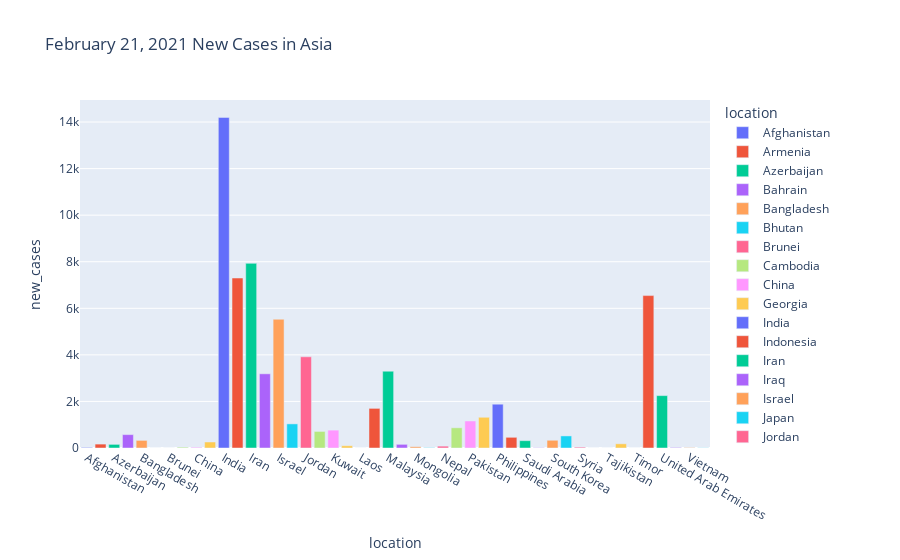

The notebook cell this image was saved under:
### Code cell
# Using plotly to display February, 21 2021 new cases in Asia
fig = px.bar(februaryAsia, x='location', y='new_cases', color='location', title='February 21, 2021 New Cases in Asia')
fig.show()

### Figure 1 — Plotly figure (JSON) as saved in the notebook; plotly's stock layout.template omitted (floating-point values rounded to 4 significant figures)
{"data": [{"alignmentgroup": "True", "hovertemplate": "location=%{x}<br>new_cases=%{y}<extra></extra>", "legendgroup": "Afghanistan", "marker": {"color": "#636efa"}, "name": "Afghanistan", "offsetgroup": "Afghanistan", "orientation": "v", "showlegend": true, "textposition": "auto", "type": "bar", "x": ["Afghanistan"], "xaxis": "x", "y": [24.0], "yaxis": "y"}, {"alignmentgroup": "True", "hovertemplate": "location=%{x}<br>new_cases=%{y}<extra></extra>", "legendgroup": "Armenia", "marker": {"color": "#EF553B"}, "name": "Armenia", "offsetgroup": "Armenia", "orientation": "v", "showlegend": true, "textposition": "auto", "type": "bar", "x": ["Armenia"], "xaxis": "x", "y": [168.0], "yaxis": "y"}, {"alignmentgroup": "True", "hovertemplate": "location=%{x}<br>new_cases=%{y}<extra></extra>", "legendgroup": "Azerbaijan", "marker": {"color": "#00cc96"}, "name": "Azerbaijan", "offsetgroup": "Azerbaijan", "orientation": "v", "showlegend": true, "textposition": "auto", "type": "bar", "x": ["Azerbaijan"], "xaxis": "x", "y": [156.0], "yaxis": "y"}, {"alignmentgroup": "True", "hovertemplate": "location=%{x}<br>new_cases=%{y}<extra></extra>", "legendgroup": "Bahrain", "marker": {"color": "#ab63fa"}, "name": "Bahrain", "offsetgroup": "Bahrain", "orientation": "v", "showlegend": true, "textposition": "auto", "type": "bar", "x": ["Bahrain"], "xaxis": "x", "y": [575.0], "yaxis": "y"}, {"alignmentgroup": "True", "hovertemplate": "location=%{x}<br>new_cases=%{y}<extra></extra>", "legendgroup": "Bangladesh", "marker": {"color": "#FFA15A"}, "name": "Bangladesh", "offsetgroup": "Bangladesh", "orientation": "v", "showlegend": true, "textposition": "auto", "type": "bar", "x": ["Bangladesh"], "xaxis": "x", "y": [327.0], "yaxis": "y"}, {"alignmentgroup": "True", "hovertemplate": "location=%{x}<br>new_cases=%{y}<extra></extra>", "legendgroup": "Bhutan", "marker": {"color": "#19d3f3"}, "name": "Bhutan", "offsetgroup": "Bhutan", "orientation": "v", "showlegend": true, "textposition": "auto", "type": "bar", "x": ["Bhutan"], "xaxis": "x", "y": [0.0], "yaxis": "y"}, {"alignmentgroup": "True", "hovertemplate": "location=%{x}<br>new_cases=%{y}<extra></extra>", "legendgroup": "Brunei", "marker": {"color": "#FF6692"}, "name": "Brunei", "offsetgroup": "Brunei", "orientation": "v", "showlegend": true, "textposition": "auto", "type": "bar", "x": ["Brunei"], "xaxis": "x", "y": [0.0], "yaxis": "y"}, {"alignmentgroup": "True", "hovertemplate": "location=%{x}<br>new_cases=%{y}<extra></extra>", "legendgroup": "Cambodia", "marker": {"color": "#B6E880"}, "name": "Cambodia", "offsetgroup": "Cambodia", "orientation": "v", "showlegend": true, "textposition": "auto", "type": "bar", "x": ["Cambodia"], "xaxis": "x", "y": [35.0], "yaxis": "y"}, {"alignmentgroup": "True", "hovertemplate": "location=%{x}<br>new_cases=%{y}<extra></extra>", "legendgroup": "China", "marker": {"color": "#FF97FF"}, "name": "China", "offsetgroup": "China", "orientation": "v", "showlegend": true, "textposition": "auto", "type": "bar", "x": ["China"], "xaxis": "x", "y": [31.0], "yaxis": "y"}, {"alignmentgroup": "True", "hovertemplate": "location=%{x}<br>new_cases=%{y}<extra></extra>", "legendgroup": "Georgia", "marker": {"color": "#FECB52"}, "name": "Georgia", "offsetgroup": "Georgia", "orientation": "v", "showlegend": true, "textposition": "auto", "type": "bar", "x": ["Georgia"], "xaxis": "x", "y": [258.0], "yaxis": "y"}, {"alignmentgroup": "True", "hovertemplate": "location=%{x}<br>new_cases=%{y}<extra></extra>", "legendgroup": "India", "marker": {"color": "#636efa"}, "name": "India", "offsetgroup": "India", "orientation": "v", "showlegend": true, "textposition": "auto", "type": "bar", "x": ["India"], "xaxis": "x", "y": [14200.0], "yaxis": "y"}, {"alignmentgroup": "True", "hovertemplate": "location=%{x}<br>new_cases=%{y}<extra></extra>", "legendgroup": "Indonesia", "marker": {"color": "#EF553B"}, "name": "Indonesia", "offsetgroup": "Indonesia", "orientation": "v", "showlegend": true, "textposition": "auto", "type": "bar", "x": ["Indonesia"], "xaxis": "x", "y": [7300.0], "yaxis": "y"}, {"alignmentgroup": "True", "hovertemplate": "location=%{x}<br>new_cases=%{y}<extra></extra>", "legendgroup": "Iran", "marker": {"color": "#00cc96"}, "name": "Iran", "offsetgroup": "Iran", "orientation": "v", "showlegend": true, "textposition": "auto", "type": "bar", "x": ["Iran"], "xaxis": "x", "y": [7931.0], "yaxis": "y"}, {"alignmentgroup": "True", "hovertemplate": "location=%{x}<br>new_cases=%{y}<extra></extra>", "legendgroup": "Iraq", "marker": {"color": "#ab63fa"}, "name": "Iraq", "offsetgroup": "Iraq", "orientation": "v", "showlegend": true, "textposition": "auto", "type": "bar", "x": ["Iraq"], "xaxis": "x", "y": [3187.0], "yaxis": "y"}, {"alignmentgroup": "True", "hovertemplate": "location=%{x}<br>new_cases=%{y}<extra></extra>", "legendgroup": "Israel", "marker": {"color": "#FFA15A"}, "name": "Israel", "offsetgroup": "Israel", "orientation": "v", "showlegend": true, "textposition": "auto", "type": "bar", "x": ["Israel"], "xaxis": "x", "y": [5530.0], "yaxis": "y"}, {"alignmentgroup": "True", "hovertemplate": "location=%{x}<br>new_cases=%{y}<extra></extra>", "legendgroup": "Japan", "marker": {"color": "#19d3f3"}, "name": "Japan", "offsetgroup": "Japan", "orientation": "v", "showlegend": true, "textposition": "auto", "type": "bar", "x": ["Japan"], "xaxis": "x", "y": [1036.0], "yaxis": "y"}, {"alignmentgroup": "True", "hovertemplate": "location=%{x}<br>new_cases=%{y}<extra></extra>", "legendgroup": "Jordan", "marker": {"color": "#FF6692"}, "name": "Jordan", "offsetgroup": "Jordan", "orientation": "v", "showlegend": true, "textposition": "auto", "type": "bar", "x": ["Jordan"], "xaxis": "x", "y": [3917.0], "yaxis": "y"}, {"alignmentgroup": "True", "hovertemplate": "location=%{x}<br>new_cases=%{y}<extra></extra>", "legendgroup": "Kazakhstan", "marker": {"color": "#B6E880"}, "name": "Kazakhstan", "offsetgroup": "Kazakhstan", "orientation": "v", "showlegend": true, "textposition": "auto", "type": "bar", "x": ["Kazakhstan"], "xaxis": "x", "y": [712.0], "yaxis": "y"}, {"alignmentgroup": "True", "hovertemplate": "location=%{x}<br>new_cases=%{y}<extra></extra>", "legendgroup": "Kuwait", "marker": {"color": "#FF97FF"}, "name": "Kuwait", "offsetgroup": "Kuwait", "orientation": "v", "showlegend": true, "textposition": "auto", "type": "bar", "x": ["Kuwait"], "xaxis": "x", "y": [768.0], "yaxis": "y"}, {"alignmentgroup": "True", "hovertemplate": "location=%{x}<br>new_cases=%{y}<extra></extra>", "legendgroup": "Kyrgyzstan", "marker": {"color": "#FECB52"}, "name": "Kyrgyzstan", "offsetgroup": "Kyrgyzstan", "orientation": "v", "showlegend": true, "textposition": "auto", "type": "bar", "x": ["Kyrgyzstan"], "xaxis": "x", "y": [98.0], "yaxis": "y"}, {"alignmentgroup": "True", "hovertemplate": "location=%{x}<br>new_cases=%{y}<extra></extra>", "legendgroup": "Laos", "marker": {"color": "#636efa"}, "name": "Laos", "offsetgroup": "Laos", "orientation": "v", "showlegend": true, "textposition": "auto", "type": "bar", "x": ["Laos"], "xaxis": "x", "y": [0.0], "yaxis": "y"}, {"alignmentgroup": "True", "hovertemplate": "location=%{x}<br>new_cases=%{y}<extra></extra>", "legendgroup": "Lebanon", "marker": {"color": "#EF553B"}, "name": "Lebanon", "offsetgroup": "Lebanon", "orientation": "v", "showlegend": true, "textposition": "auto", "type": "bar", "x": ["Lebanon"], "xaxis": "x", "y": [1702.0], "yaxis": "y"}, {"alignmentgroup": "True", "hovertemplate": "location=%{x}<br>new_cases=%{y}<extra></extra>", "legendgroup": "Malaysia", "marker": {"color": "#00cc96"}, "name": "Malaysia", "offsetgroup": "Malaysia", "orientation": "v", "showlegend": true, "textposition": "auto", "type": "bar", "x": ["Malaysia"], "xaxis": "x", "y": [3297.0], "yaxis": "y"}, {"alignmentgroup": "True", "hovertemplate": "location=%{x}<br>new_cases=%{y}<extra></extra>", "legendgroup": "Maldives", "marker": {"color": "#ab63fa"}, "name": "Maldives", "offsetgroup": "Maldives", "orientation": "v", "showlegend": true, "textposition": "auto", "type": "bar", "x": ["Maldives"], "xaxis": "x", "y": [157.0], "yaxis": "y"}, {"alignmentgroup": "True", "hovertemplate": "location=%{x}<br>new_cases=%{y}<extra></extra>", "legendgroup": "Mongolia", "marker": {"color": "#FFA15A"}, "name": "Mongolia", "offsetgroup": "Mongolia", "orientation": "v", "showlegend": true, "textposition": "auto", "type": "bar", "x": ["Mongolia"], "xaxis": "x", "y": [55.0], "yaxis": "y"}, {"alignmentgroup": "True", "hovertemplate": "location=%{x}<br>new_cases=%{y}<extra></extra>", "legendgroup": "Myanmar", "marker": {"color": "#19d3f3"}, "name": "Myanmar", "offsetgroup": "Myanmar", "orientation": "v", "showlegend": true, "textposition": "auto", "type": "bar", "x": ["Myanmar"], "xaxis": "x", "y": [15.0], "yaxis": "y"}, {"alignmentgroup": "True", "hovertemplate": "location=%{x}<br>new_cases=%{y}<extra></extra>", "legendgroup": "Nepal", "marker": {"color": "#FF6692"}, "name": "Nepal", "offsetgroup": "Nepal", "orientation": "v", "showlegend": true, "textposition": "auto", "type": "bar", "x": ["Nepal"], "xaxis": "x", "y": [80.0], "yaxis": "y"}, {"alignmentgroup": "True", "hovertemplate": "location=%{x}<br>new_cases=%{y}<extra></extra>", "legendgroup": "Oman", "marker": {"color": "#B6E880"}, "name": "Oman", "offsetgroup": "Oman", "orientation": "v", "showlegend": true, "textposition": "auto", "type": "bar", "x": ["Oman"], "xaxis": "x", "y": [868.0], "yaxis": "y"}, {"alignmentgroup": "True", "hovertemplate": "location=%{x}<br>new_cases=%{y}<extra></extra>", "legendgroup": "Pakistan", "marker": {"color": "#FF97FF"}, "name": "Pakistan", "offsetgroup": "Pakistan", "orientation": "v", "showlegend": true, "textposition": "auto", "type": "bar", "x": ["Pakistan"], "xaxis": "x", "y": [1160.0], "yaxis": "y"}, {"alignmentgroup": "True", "hovertemplate": "location=%{x}<br>new_cases=%{y}<extra></extra>", "legendgroup": "Palestine", "marker": {"color": "#FECB52"}, "name": "Palestine", "offsetgroup": "Palestine", "orientation": "v", "showlegend": true, "textposition": "auto", "type": "bar", "x": ["Palestine"], "xaxis": "x", "y": [1320.0], "yaxis": "y"}, {"alignmentgroup": "True", "hovertemplate": "location=%{x}<br>new_cases=%{y}<extra></extra>", "legendgroup": "Philippines", "marker": {"color": "#636efa"}, "name": "Philippines", "offsetgroup": "Philippines", "orientation": "v", "showlegend": true, "textposition": "auto", "type": "bar", "x": ["Philippines"], "xaxis": "x", "y": [1881.0], "yaxis": "y"}, {"alignmentgroup": "True", "hovertemplate": "location=%{x}<br>new_cases=%{y}<extra></extra>", "legendgroup": "Qatar", "marker": {"color": "#EF553B"}, "name": "Qatar", "offsetgroup": "Qatar", "orientation": "v", "showlegend": true, "textposition": "auto", "type": "bar", "x": ["Qatar"], "xaxis": "x", "y": [459.0], "yaxis": "y"}, {"alignmentgroup": "True", "hovertemplate": "location=%{x}<br>new_cases=%{y}<extra></extra>", "legendgroup": "Saudi Arabia", "marker": {"color": "#00cc96"}, "name": "Saudi Arabia", "offsetgroup": "Saudi Arabia", "orientation": "v", "showlegend": true, "textposition": "auto", "type": "bar", "x": ["Saudi Arabia"], "xaxis": "x", "y": [315.0], "yaxis": "y"}, {"alignmentgroup": "True", "hovertemplate": "location=%{x}<br>new_cases=%{y}<extra></extra>", "legendgroup": "Singapore", "marker": {"color": "#ab63fa"}, "name": "Singapore", "offsetgroup": "Singapore", "orientation": "v", "showlegend": true, "textposition": "auto", "type": "bar", "x": ["Singapore"], "xaxis": "x", "y": [11.0], "yaxis": "y"}, {"alignmentgroup": "True", "hovertemplate": "location=%{x}<br>new_cases=%{y}<extra></extra>", "legendgroup": "South Korea", "marker": {"color": "#FFA15A"}, "name": "South Korea", "offsetgroup": "South Korea", "orientation": "v", "showlegend": true, "textposition": "auto", "type": "bar", "x": ["South Korea"], "xaxis": "x", "y": [332.0], "yaxis": "y"}, {"alignmentgroup": "True", "hovertemplate": "location=%{x}<br>new_cases=%{y}<extra></extra>", "legendgroup": "Sri Lanka", "marker": {"color": "#19d3f3"}, "name": "Sri Lanka", "offsetgroup": "Sri Lanka", "orientation": "v", "showlegend": true, "textposition": "auto", "type": "bar", "x": ["Sri Lanka"], "xaxis": "x", "y": [519.0], "yaxis": "y"}, {"alignmentgroup": "True", "hovertemplate": "location=%{x}<br>new_cases=%{y}<extra></extra>", "legendgroup": "Syria", "marker": {"color": "#FF6692"}, "name": "Syria", "offsetgroup": "Syria", "orientation": "v", "showlegend": true, "textposition": "auto", "type": "bar", "x": ["Syria"], "xaxis": "x", "y": [36.0], "yaxis": "y"}, {"alignmentgroup": "True", "hovertemplate": "location=%{x}<br>new_cases=%{y}<extra></extra>", "legendgroup": "Taiwan", "marker": {"color": "#B6E880"}, "name": "Taiwan", "offsetgroup": "Taiwan", "orientation": "v", "showlegend": true, "textposition": "auto", "type": "bar", "x": ["Taiwan"], "xaxis": "x", "y": [0.0], "yaxis": "y"}, {"alignmentgroup": "True", "hovertemplate": "location=%{x}<br>new_cases=%{y}<extra></extra>", "legendgroup": "Tajikistan", "marker": {"color": "#FF97FF"}, "name": "Tajikistan", "offsetgroup": "Tajikistan", "orientation": "v", "showlegend": true, "textposition": "auto", "type": "bar", "x": ["Tajikistan"], "xaxis": "x", "y": [0.0], "yaxis": "y"}, {"alignmentgroup": "True", "hovertemplate": "location=%{x}<br>new_cases=%{y}<extra></extra>", "legendgroup": "Thailand", "marker": {"color": "#FECB52"}, "name": "Thailand", "offsetgroup": "Thailand", "orientation": "v", "showlegend": true, "textposition": "auto", "type": "bar", "x": ["Thailand"], "xaxis": "x", "y": [181.0], "yaxis": "y"}, {"alignmentgroup": "True", "hovertemplate": "location=%{x}<br>new_cases=%{y}<extra></extra>", "legendgroup": "Timor", "marker": {"color": "#636efa"}, "name": "Timor", "offsetgroup": "Timor", "orientation": "v", "showlegend": true, "textposition": "auto", "type": "bar", "x": ["Timor"], "xaxis": "x", "y": [0.0], "yaxis": "y"}, {"alignmentgroup": "True", "hovertemplate": "location=%{x}<br>new_cases=%{y}<extra></extra>", "legendgroup": "Turkey", "marker": {"color": "#EF553B"}, "name": "Turkey", "offsetgroup": "Turkey", "orientation": "v", "showlegend": true, "textposition": "auto", "type": "bar", "x": ["Turkey"], "xaxis": "x", "y": [6546.0], "yaxis": "y"}, {"alignmentgroup": "True", "hovertemplate": "location=%{x}<br>new_cases=%{y}<extra></extra>", "legendgroup": "United Arab Emirates", "marker": {"color": "#00cc96"}, "name": "United Arab Emirates", "offsetgroup": "United Arab Emirates", "orientation": "v", "showlegend": true, "textposition": "auto", "type": "bar", "x": ["United Arab Emirates"], "xaxis": "x", "y": [2250.0], "yaxis": "y"}, {"alignmentgroup": "True", "hovertemplate": "location=%{x}<br>new_cases=%{y}<extra></extra>", "legendgroup": "Uzbekistan", "marker": {"color": "#ab63fa"}, "name": "Uzbekistan", "offsetgroup": "Uzbekistan", "orientation": "v", "showlegend": true, "textposition": "auto", "type": "bar", "x": ["Uzbekistan"], "xaxis": "x", "y": [22.0], "yaxis": "y"}, {"alignmentgroup": "True", "hovertemplate": "location=%{x}<br>new_cases=%{y}<extra></extra>", "legendgroup": "Vietnam", "marker": {"color": "#FFA15A"}, "name": "Vietnam", "offsetgroup": "Vietnam", "orientation": "v", "showlegend": true, "textposition": "auto", "type": "bar", "x": ["Vietnam"], "xaxis": "x", "y": [15.0], "yaxis": "y"}, {"alignmentgroup": "True", "hovertemplate": "location=%{x}<br>new_cases=%{y}<extra></extra>", "legendgroup": "Yemen", "marker": {"color": "#19d3f3"}, "name": "Yemen", "offsetgroup": "Yemen", "orientation": "v", "showlegend": true, "textposition": "auto", "type": "bar", "x": ["Yemen"], "xaxis": "x", "y": [8.0], "yaxis": "y"}], "layout": {"barmode": "relative", "legend": {"title": {"text": "location"}, "tracegroupgap": 0}, "title": {"text": "February 21, 2021 New Cases in Asia"}, "xaxis": {"anchor": "y", "categoryarray": ["Afghanistan", "Armenia", "Azerbaijan", "Bahrain", "Bangladesh", "Bhutan", "Brunei", "Cambodia", "China", "Georgia", "India", "Indonesia", "Iran", "Iraq", "Israel", "Japan", "Jordan", "Kazakhstan", "Kuwait", "Kyrgyzstan", "Laos", "Lebanon", "Malaysia", "Maldives", "Mongolia", "Myanmar", "Nepal", "Oman", "Pakistan", "Palestine", "Philippines", "Qatar", "Saudi Arabia", "Singapore", "South Korea", "Sri Lanka", "Syria", "Taiwan", "Tajikistan", "Thailand", "Timor", "Turkey", "United Arab Emirates", "Uzbekistan", "Vietnam", "Yemen"], "categoryorder": "array", "domain": [0.0, 1.0], "title": {"text": "location"}}, "yaxis": {"anchor": "x", "domain": [0.0, 1.0], "title": {"text": "new_cases"}}}}
